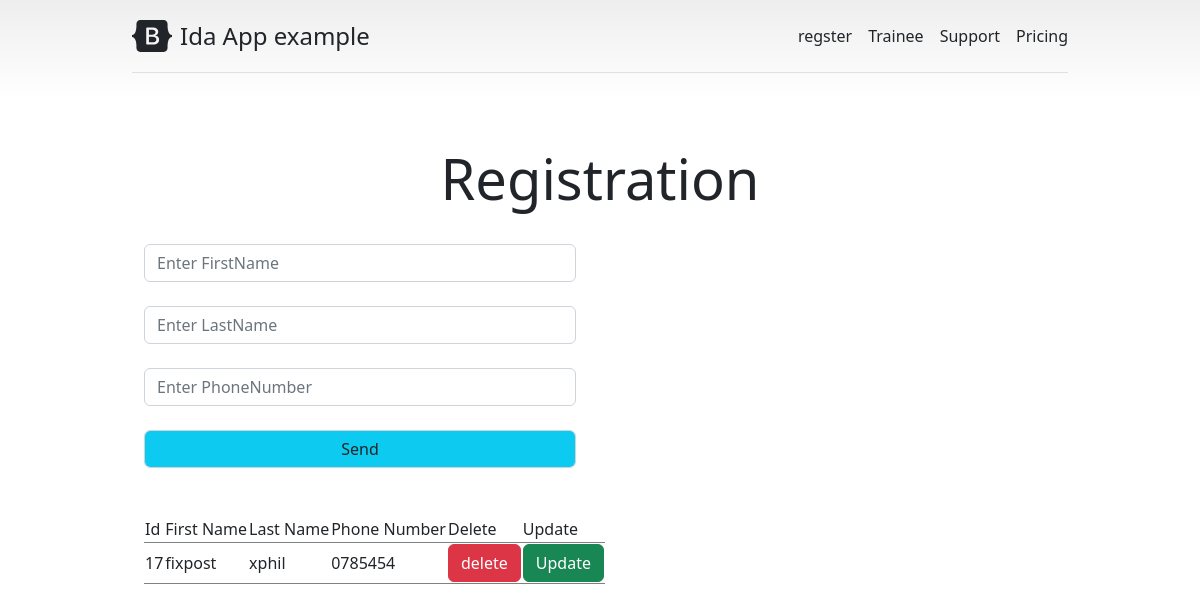
Page /form on the committed database.
### polls/models.py (models this page shows, shortened)
class Registration(models.Model):
    phone =models.CharField(max_length=255)
    firstname = models.CharField(max_length=255)
    lastname = models.CharField(max_length=255)

### polls/views.py (the view)
# urls.py: path('form', views.form, name='form'),
def form(request):
    select = Registration.objects.all().order_by('id')
    contextdata ={
        'data' : select
    }
    return render(request,'form.html', context=contextdata)

### templates/form.html (shortened to what this page needs)
{% load static %}
<!doctype html>
<html lang="en">
  <head>
<link href="{% static 'assets/dist/css/bootstrap.min.css' %}" rel="stylesheet">
    <link href="pricing.css" rel="stylesheet">
  </head>
  <body>
<div class="container py-3">
  <header>
    <div class="d-flex flex-column flex-md-row align-items-center pb-3 mb-4 border-bottom">
      <a href="/" class="d-flex align-items-center text-dark text-decoration-none">
        <span class="fs-4">Ida App example</span>
      </a>
      <nav class="d-inline-flex mt-2 mt-md-0 ms-md-auto">
        <a class="me-3 py-2 text-dark text-decoration-none" href="{% url 'form' %}">regster</a>
        <a class="me-3 py-2 text-dark text-decoration-none" href="">Trainee</a>
        <a class="me-3 py-2 text-dark text-decoration-none" href="#">Support</a>
        <a class="py-2 text-dark text-decoration-none" href="#">Pricing</a>
      </nav>
    </div>
  </header>
  <div class="pricing-header px-3 py-3 pt-md-5 pb-md-4 mx-auto text-center">
    <h1 class="display-4">Registration</h1>
</div>
<div class="container row">
   <div class="form-group p col-6">
       <form method="POST" action="{% url 'registration' %}" accept="">
           <input type="text" placeholder="Enter FirstName" name="firstname" class="form-control"><br>
           <input type="text" placeholder="Enter LastName" name="lastname" class="form-control"><br>
           <input type="text" placeholder="Enter PhoneNumber" name="phonenumber" class="form-control"><br>
           <input type="submit" value="Send" class="form-control bg-info">
       </form>
   </div>
   <br>
   <div class="table-group table col-6">
    <br>
    <br>
    <table>
      <tr>
        <td>Id</td>
        <td>First Name</td>
        <td>Last Name</td>
        <td>Phone Number</td>
        <td>Delete</td>
        <td>Update</td>
      </tr>
      {% for x in data %}
      <tr>
          <td>{{ x.id }}</td>
          <td>{{ x.firstname}}</td>
          <td>{{ x.lastname}}</td>
          <td>{{ x.phone}}</td>
          <td><a href="{% url 'delete' id=x.id %}"><span class="btn btn-danger">delete</span></a></td>
          <td><a href="{% url 'update' id=x.id %}"><span class="btn btn-success">Update</span></a></td>
      </tr>
      {% endfor %}
  </table>
   </div>
</div>
</div>
  </body>
</html>

### templates/pricing.css (style rules this page uses)
body { background-image: linear-gradient(180deg, #eee, #fff 100px, #fff); }
.container { max-width: 960px; }
.pricing-header { max-width: 700px; }

### rows in the picture
Registration: id "17", firstname "fixpost", lastname "xphil", phone "0785454"
